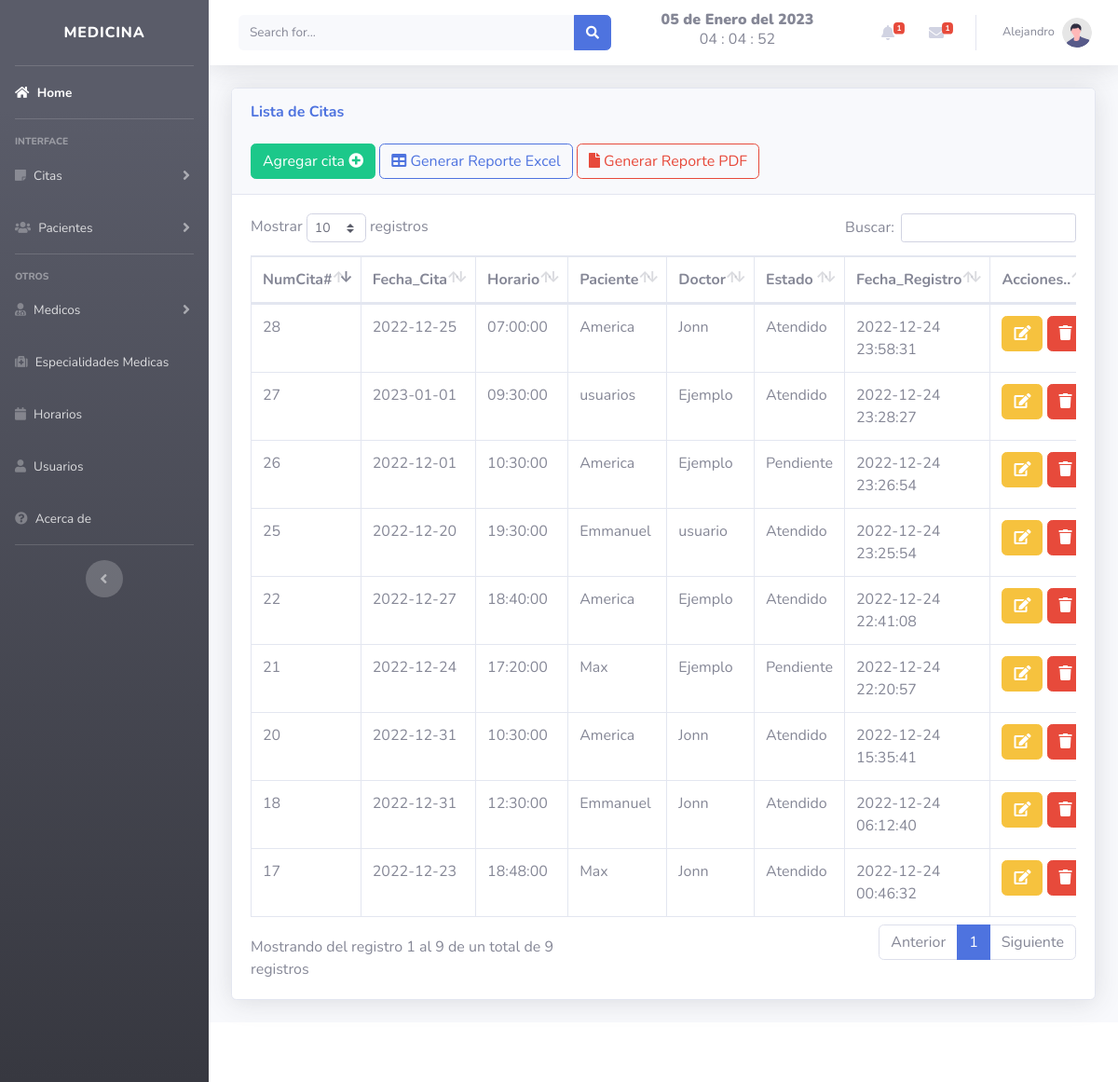
The page /views/citas.php (signed in) on the database its author committed.
### tables this page shows
CREATE TABLE `citas` (
  `id` int(11) NOT NULL,
  `fecha` date NOT NULL,
  `hora` time NOT NULL,
  `id_paciente` int(11) NOT NULL,
  `id_doctor` int(11) NOT NULL,
  `estado` int(11) NOT NULL,
  `fecha_registro` timestamp NOT NULL DEFAULT current_timestamp()
);

CREATE TABLE `pacientes` (
  `id` int(11) NOT NULL,
  `nombre` varchar(50) NOT NULL,
  `apellidos` varchar(150) NOT NULL,
  `correo` varchar(50) NOT NULL,
  `edad` varchar(150) NOT NULL,
  `ocupacion` varchar(150) NOT NULL,
  `sexo` varchar(50) NOT NULL,
  `estado_civil` varchar(150) NOT NULL,
  `peso` varchar(150) NOT NULL,
  `nacimiento` date NOT NULL,
  `familiar` varchar(150) NOT NULL,
  `telefono` varchar(50) NOT NULL,
  `direccion` varchar(150) NOT NULL,
  `enfermedad` varchar(150) NOT NULL,
  `tipo_sangre` varchar(150) NOT NULL,
  `alergias` varchar(150) NOT NULL,
  `curp` varchar(150) NOT NULL,
  `fecha` timestamp NULL DEFAULT current_timestamp(),
  `estado` varchar(50) NOT NULL,
  `id_user` int(11) NOT NULL
);

CREATE TABLE `doctor` (
  `id` int(11) NOT NULL,
  `cedula` int(50) NOT NULL,
  `name` varchar(50) NOT NULL,
  `apellidos` varchar(150) NOT NULL,
  `correo` varchar(50) NOT NULL DEFAULT 'current_timestamp()',
  `id_horario` int(11) NOT NULL,
  `id_especialidad` int(11) NOT NULL,
  `sexo` varchar(50) NOT NULL,
  `telefono` varchar(50) NOT NULL,
  `direccion` varchar(150) NOT NULL,
  `fecha` date NOT NULL,
  `fecha_registro` timestamp NOT NULL DEFAULT current_timestamp(),
  `id_rol` int(11) NOT NULL
);

CREATE TABLE `estado` (
  `id` int(11) NOT NULL,
  `estado` varchar(50) NOT NULL
);

### views/citas.php (the view, shortened to what this page needs)
<?php
$typeUser = $_SESSION['rol'];
if($typeUser === '2' || $typeUser ==='1'){
    ?>
<!DOCTYPE html>
<html lang="en">
<head>
</head>
<?php include "../includes/header.php";?>
<body id="page-top">
                <div class="container-fluid">
                    <div class="card shadow mb-4">
                        <div class="card-header py-3">
                            <h6 class="m-0 font-weight-bold text-primary">Lista de Citas</h6>
                            <br>
                            <button type="button" class="btn btn-success" data-toggle="modal" data-target="#citas">
				            <span class="glyphicon glyphicon-plus"></span> Agregar cita <i class="fa fa-plus-circle" aria-hidden="true"></i> </a></button>
                            <a href="../includes/r_citas.php" class="btn btn-outline-primary">
                                <i class="fa fa-table" aria-hidden="true"></i> Generar Reporte Excel</a>
                            <a href="../includes/reporte_citas.php" class="btn btn-outline-danger">
                            <i class="fa fa-file" aria-hidden="true"></i>  Generar Reporte PDF</a>
                        </div>
                        <div class="card-body">
                            <div class="table-responsive">
                                <table class="table table-bordered" id="dataTable" width="100%" cellspacing="0">
                                    <thead>
                                        <tr>
                                            <th>NumCita#</th>
                                            <th>Fecha_Cita</th>
                                            <th>Horario</th>
                                            <th>Paciente</th>
                                            <th>Doctor</th>
                                            <th>Estado</th>
                                            <th>Fecha_Registro</th>
                                            <th>Acciones..</th>
                                        </tr>
                                    </thead>
				<?php
include "../includes/db.php";
$result=mysqli_query($conexion,"SELECT ct.id, ct.fecha, ct.hora, ct.estado, ct.fecha_registro,
p.nombre, d.name, est.estado FROM citas ct INNER JOIN pacientes p ON ct.id_paciente = p.id
INNER JOIN doctor d ON ct.id_doctor = d.id LEFT JOIN estado est ON ct.estado = est.id");
while ($fila = mysqli_fetch_assoc($result)):
?>
<tr>
<td><?php echo $fila['id']; ?></td>
<td><?php echo $fila['fecha']; ?></td>
<td><?php echo $fila['hora']; ?></td>
<td><?php echo $fila['nombre']; ?></td>
<td><?php echo $fila['name']; ?></td>
<td><?php echo $fila['estado']; ?></td>
<td><?php echo $fila['fecha_registro']; ?></td>
<td>
<a class="btn btn-warning" href="../includes/editar_cita.php?id=<?php echo $fila['id']?> ">
<i  class="fa fa-edit "></i> </a>
<a href="../includes/eliminar_cita.php?id=<?php echo $fila['id']?> " class="btn btn-danger btn-del" >
<i  class="fa fa-trash "></i></a></button>
</td>
</tr>
<?php endwhile;?>
                                </table>
                            </div>
                        </div>
                    </div>
                </div>
            <?php include "../includes/footer.php";?>
            <?php include "../includes/form_cita.php";?>
</body>
</html>
<?php }
else {
?>
<div id="notAllow" ></div>
<script src="https://code.jquery.com/jquery-3.6.3.min.js"></script>
<script  src="../js/not-allowed.js"></script>
<script src="https://unpkg.com/sweetalert/dist/sweetalert.min.js"></script><?php
}?>

### rows shown on the page
citas: id "17", fecha "2022-12-23", hora "18:48:00", id_paciente.nombre "Max", id_doctor.name "Jonn", estado.estado "Atendido", fecha_registro "2022-12-24 00:46:32"
citas: id "18", fecha "2022-12-31", hora "12:30:00", id_paciente.nombre "Emmanuel", id_doctor.name "Jonn", estado.estado "Atendido", fecha_registro "2022-12-24 06:12:40"
citas: id "20", fecha "2022-12-31", hora "10:30:00", id_paciente.nombre "America", id_doctor.name "Jonn", estado.estado "Atendido", fecha_registro "2022-12-24 15:35:41"
citas: id "21", fecha "2022-12-24", hora "17:20:00", id_paciente.nombre "Max", id_doctor.name "Ejemplo", estado.estado "Pendiente", fecha_registro "2022-12-24 22:20:57"
citas: id "22", fecha "2022-12-27", hora "18:40:00", id_paciente.nombre "America", id_doctor.name "Ejemplo", estado.estado "Atendido", fecha_registro "2022-12-24 22:41:08"
citas: id "25", fecha "2022-12-20", hora "19:30:00", id_paciente.nombre "Emmanuel", id_doctor.name "usuario", estado.estado "Atendido", fecha_registro "2022-12-24 23:25:54"
citas: id "26", fecha "2022-12-01", hora "10:30:00", id_paciente.nombre "America", id_doctor.name "Ejemplo", estado.estado "Pendiente", fecha_registro "2022-12-24 23:26:54"
citas: id "27", fecha "2023-01-01", hora "09:30:00", id_paciente.nombre "usuarios", id_doctor.name "Ejemplo", estado.estado "Atendido", fecha_registro "2022-12-24 23:28:27"
citas: id "28", fecha "2022-12-25", hora "07:00:00", id_paciente.nombre "America", id_doctor.name "Jonn", estado.estado "Atendido", fecha_registro "2022-12-24 23:58:31"

### other values the page prints
fecha() "05 de Enero del 2023"
$_SESSION['nombre'] "Alejandro"
